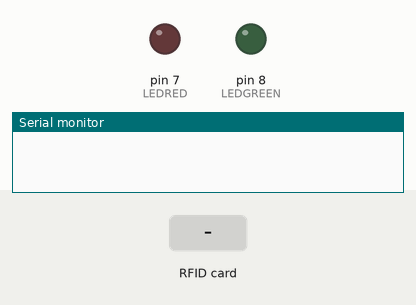
This sketch was run on a simulated Arduino Uno, built with avr-gcc and run on an emulated ATmega328P. On the bench: output pins drawn as LEDs (lit = HIGH), the last lines printed to the serial monitor. The inputs (shaded band) are chosen by the test bench. Pins used as bus, display or sensor lines are not drawn.

Above: at 1.2 s.
1.3 s: RFID card A6 73 53 83 held to the reader
At 2.1 s:
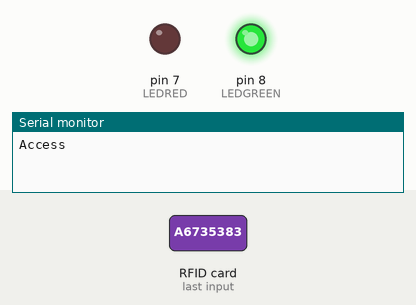
3.8 s: RFID card 5E 7A 19 C4 held to the reader
At 4.5 s:
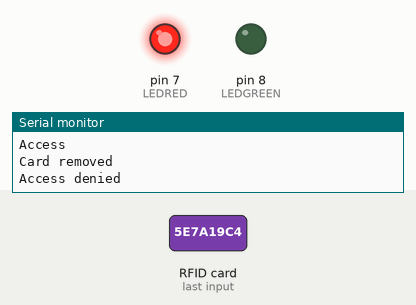
Timing chart, 0 to 6.8 s (numbered marks = the images above; inputs shaded):
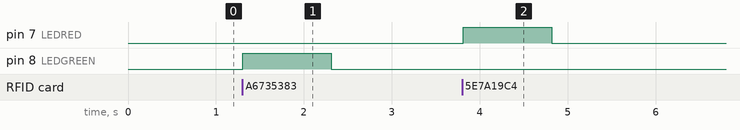

The sketch:

MFRC522_access_rfid_UID.ino
```cpp
#include <MFRC522.h> //MFRC522 library for communicating with the RFID reader
#include <SPI.h> //SPI library for using the SPI protocol

#define SSPIN 10 //SS pin for SPI bus
#define RESETPIN 9 //RST pin for SPI bus
#define LEDGREEN 8 //Green LED pin
#define LEDRED 7 //Red LED pin

byte valid_UID[4] = {0xA6,0x73,0x53,0x83}; //valid UID in HEX

MFRC522 RFIDreader(SSPIN,RESETPIN);

unsigned long old_time = 0;
boolean card_removed = true;

#define WAIT_TIME 1000 //1s wait time until a new UID is read

void setup() {
  SPI.begin(); //Initialize SPI bus
  Serial.begin(9600); //Initialize serial bus
  RFIDreader.PCD_Init(); //Initialize RFID reader
  pinMode(LEDGREEN,OUTPUT);
  pinMode(LEDRED,OUTPUT);
}

void loop() {
  if (!RFIDreader.PICC_IsNewCardPresent()) { //If no card is in vicinity then return and
                                             //restart void loop()

     if((millis() - old_time)>WAIT_TIME){ //Card has been removed

        if (!card_removed){ //Check if the current card has been labeled "removed"
          Serial.println("Card removed");
          //Switch off both LEDs
          digitalWrite(LEDGREEN,LOW);
          digitalWrite(LEDRED,LOW);
          card_removed = true;}
      }

    return;
    }

  if (!RFIDreader.PICC_ReadCardSerial()) { //If reading the card is not yet finished
                                           //then return and restart void loop()
    return;
    }

  //This following code is executed when a card is in vicinity and has been read.

    //Read and check UID
    if(compareByteArray(valid_UID,RFIDreader.uid.uidByte)){

      //If UID is valid
        if (card_removed){ //If card has been removed before
          Serial.println("Access");
          //Light green LED
          digitalWrite(LEDGREEN,HIGH);
          card_removed = false; //set card_removed to false so that the code above
                                //is repeated only if the card has been removed before
          }

    }

    else{ //If UID is not valid
      if (card_removed){ //If card has been removed before
        Serial.println("Access denied");
        digitalWrite(LEDRED,HIGH);
        card_removed = false;
        }
    }

    old_time = millis(); //store current time in old_time
}

//Function used to compare the read UID with the valid UID stored above
boolean compareByteArray (byte byteArray1[], byte byteArray2[]){

  for (int i = 0; i < 4; i++){ //Every UID has 4 blocks
    if (byteArray1[i]!=byteArray2[i]){return false;} //If the current block does not match
                                                     //the corresponding block from the valid UID
                                                     //stop and return false
    }

  return true; //This statement is only reached when all UID blocks are valid
  }
```

Measured:
- after the input at 1.3 s, pin 8 (LEDGREEN): LOW → HIGH at once, → LOW 1.0 s later
- after the input at 3.8 s, pin 7 (LEDRED): LOW → HIGH at once, → LOW 1.0 s later
